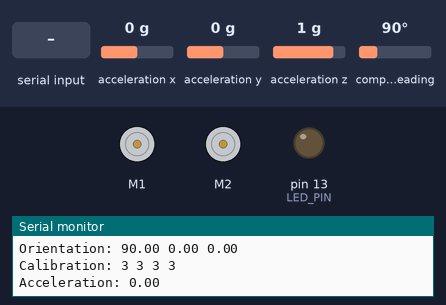
The sketch below on a simulated Arduino Uno, built with avr-gcc and run on an emulated ATmega328P. Parts: 2 × DC motor (green arrow = forward, orange = backward, longer = faster), output pins drawn as LEDs (lit = HIGH), the last lines printed to the serial monitor. The inputs (shaded band) are chosen by the test bench; at power-on: acceleration x 0 g, acceleration y 0 g, acceleration z 1 g, compass heading 90°.

Above: at 2.8 s.
2.9 s: "0" received over Serial
At 4.1 s:
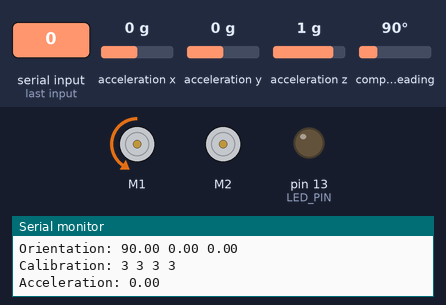
4.4 s: byte 97 ('a') received over Serial
At 5.9 s:
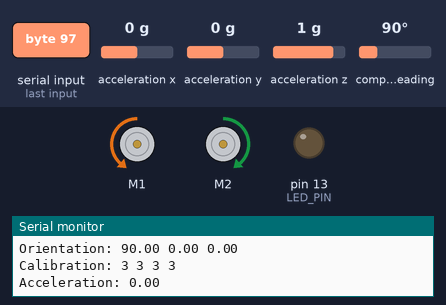
6.2 s: byte 98 ('b') received over Serial
At 6.7 s:
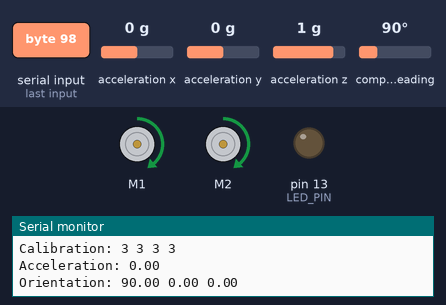
7.9 s: byte 99 ('c') received over Serial
At 8.7 s:
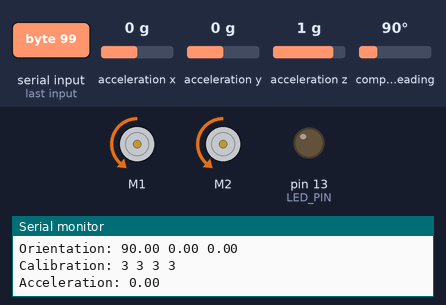
9.7 s: "9" received over Serial
At 10.7 s:
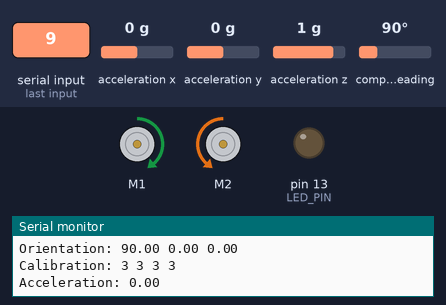
11.4 s: "2" received over Serial
At 12.0 s:
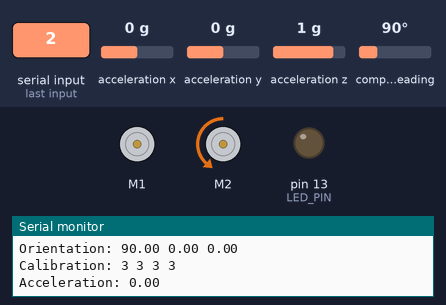
Timing chart, 0 to 13.9 s (numbered marks = the images above; inputs shaded):
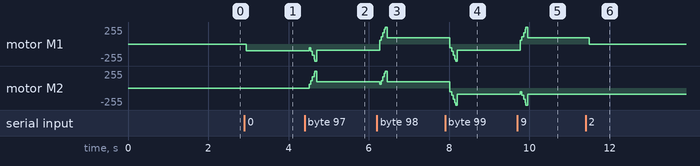

The sketch:

GUI.ino
```cpp
#include <Wire.h>
#include <Adafruit_Sensor.h>
#include <Adafruit_BNO055.h>
#include <utility/imumaths.h>
#include <DRV8835MotorShield.h>
#include <SoftwareSerial.h>

#define LED_PIN 13
char data = 0;
int Rm = 150; //M1, right motor
int Lm = 150; //M2, left motor

DRV8835MotorShield motors;

/* Set the delay between fresh samples */
#define BNO055_SAMPLERATE_DELAY_MS (100)
#define BNO055_SAMPLERATE_PERIOD_MS 10

unsigned long tnext, tnow;
Adafruit_BNO055 bno = Adafruit_BNO055(55);

void displaySensorDetails(void)
{
  sensor_t sensor;
  bno.getSensor(&sensor);
  Serial.println("------------------------------------");
  Serial.print  ("Sensor:       "); Serial.println(sensor.name);
  Serial.print  ("Driver Ver:   "); Serial.println(sensor.version);
  Serial.print  ("Unique ID:    "); Serial.println(sensor.sensor_id);
  Serial.print  ("Max Value:    "); Serial.print(sensor.max_value); Serial.println(" xxx");
  Serial.print  ("Min Value:    "); Serial.print(sensor.min_value); Serial.println(" xxx");
  Serial.print  ("Resolution:   "); Serial.print(sensor.resolution); Serial.println(" xxx");
  Serial.println("------------------------------------");
  Serial.println("");
  delay(500);
}

void setup(void)
{
  pinMode(LED_PIN, OUTPUT);
  Serial.begin(9600);
  Serial.println("Orientation Sensor Test");
  Serial.println("");

  /* Initialise the sensor */
  if(!bno.begin())
  {
    /* There was a problem detecting the BNO055 ... check your connections */
    Serial.print("Ooops, no BNO055 detected ... Check your wiring or I2C ADDR!");
    while(1);
  }

  delay(1000);

  /* Use external crystal for better accuracy */
  bno.setExtCrystalUse(true);

  /* Display some basic information on this sensor */
  displaySensorDetails();
}

void loop(void)
{
  if(Serial.available() > 0)
   {
      data = Serial.read();   //read steering control data sent from laptop, keyboard input from user
      if(data == '0'){ //increase right motor
         Rm = Rm + 10;
         motors.setM1Speed(-Rm);
       }
      else if(data == '1'){ //decrease right motor
        Rm = Rm - 10;
        motors.setM1Speed(-Rm);
      }
      else if(data == '2'){ //stop right motor
        Rm = 150;
        motors.setM1Speed(0);
      }
      else if(data == '3'){ //increase left motor
        Lm = Lm + 10;
        motors.setM2Speed(Lm);
      }
      else if(data == '4'){ //decrease left motor
        Lm = Lm - 10;
        motors.setM2Speed(Lm);
      }
      else if(data == '5'){ //stop left motor
        Lm = 150;
        motors.setM2Speed(0);
      }
      else if(data == '6'){ //increase both motors
        Rm = Rm + 10;
        Lm = Lm + 10;
        motors.setM1Speed(Rm);
        motors.setM2Speed(-Lm);
      }
      else if(data == '7'){ //decrease both motors
        Rm = Rm - 10;
        Lm = Lm - 10;
        motors.setM1Speed(-Rm);
        motors.setM2Speed(Lm);
      }
      else if(data == '8'){ //stop both motors
        Rm = 150;
        Lm = 150;
        motors.setM1Speed(0);
        motors.setM2Speed(0);
      }
      else if(data == '9'){ //move backward 'S'
        Rm = 150;
        Lm = 150;
        for(int speed = 0; speed <= 500; speed++)
        {
          motors.setM1Speed(speed);
          motors.setM2Speed(-speed);
        }
        motors.setM1Speed(Rm);
        motors.setM2Speed(-Lm);
      }
      else if(data == 'a'){ //move forward 'W'
        Rm = 150;
        Lm = 150;
        for(int speed = 0; speed <= 500; speed++)
        {
          motors.setM1Speed(-speed);
          motors.setM2Speed(speed);
        }
        motors.setM1Speed(-Rm);
        motors.setM2Speed(Lm);
      }
      else if(data == 'b'){ //turn right in-place 'D'
        Rm = 150;
        Lm = 150;
        for(int speed = 0; speed <= 500; speed++)
        {
          motors.setM1Speed(speed);
          motors.setM2Speed(speed);
        }
        motors.setM1Speed(Rm);
        motors.setM2Speed(Lm);
      }
      else if(data == 'c'){ //turn left in-place 'A'
        Rm = 150;
        Lm = 150;
        for(int speed = 0; speed <= 500; speed++)
        {
          motors.setM1Speed(-speed);
          motors.setM2Speed(-speed);
        }
        motors.setM1Speed(-Rm);
        motors.setM2Speed(-Lm);
      }
   }
  /* Get a new sensor event */
  sensors_event_t event;
  bno.getEvent(&event);

  /* The processing sketch expects data as roll, pitch, heading */
  Serial.print(F("Orientation: ")); //sends orientation data
  Serial.print((float)event.orientation.x);
  Serial.print(F(" "));
  Serial.print((float)event.orientation.y);
  Serial.print(F(" "));
  Serial.print((float)event.orientation.z);
  Serial.println(F(""));
  /* Also send calibration data for each sensor. */
  uint8_t sys, gyro, accel, mag = 0;
  bno.getCalibration(&sys, &gyro, &accel, &mag);
  Serial.print(F("Calibration: ")); //sends calibration data
  Serial.print(sys, DEC);
  Serial.print(F(" "));
  Serial.print(gyro, DEC);
  Serial.print(F(" "));
  Serial.print(accel, DEC);
  Serial.print(F(" "));
  Serial.print(mag, DEC);
  Serial.println(F(""));
  imu::Vector<3> linearaccel = bno.getVector(Adafruit_BNO055::VECTOR_LINEARACCEL);
  Serial.print(F("Acceleration: ")); //sends linear acceleration data, in the Y-direction (forwards/backwards)
  Serial.println(linearaccel.y());

  delay(BNO055_SAMPLERATE_DELAY_MS);
}
```

Measured:
- after the input at 2.9 s, motor M1: stopped → backward 102/255 after 0.05 s
- after the input at 4.4 s, motor M1: backward 102/255 → backward 95/255 after 0.12 s; motor M2: stopped → forward 95/255 after 0.12 s
- after the input at 6.2 s, motor M1: backward 95/255 → forward 95/255 after 0.07 s
- after the input at 7.9 s, motor M1, motor M2: forward 95/255 → backward 95/255 after 0.12 s
- after the input at 9.7 s, motor M1: backward 95/255 → forward 95/255 after 0.07 s
- after the input at 11.4 s, motor M1: forward 95/255 → stopped after 0.09 s
